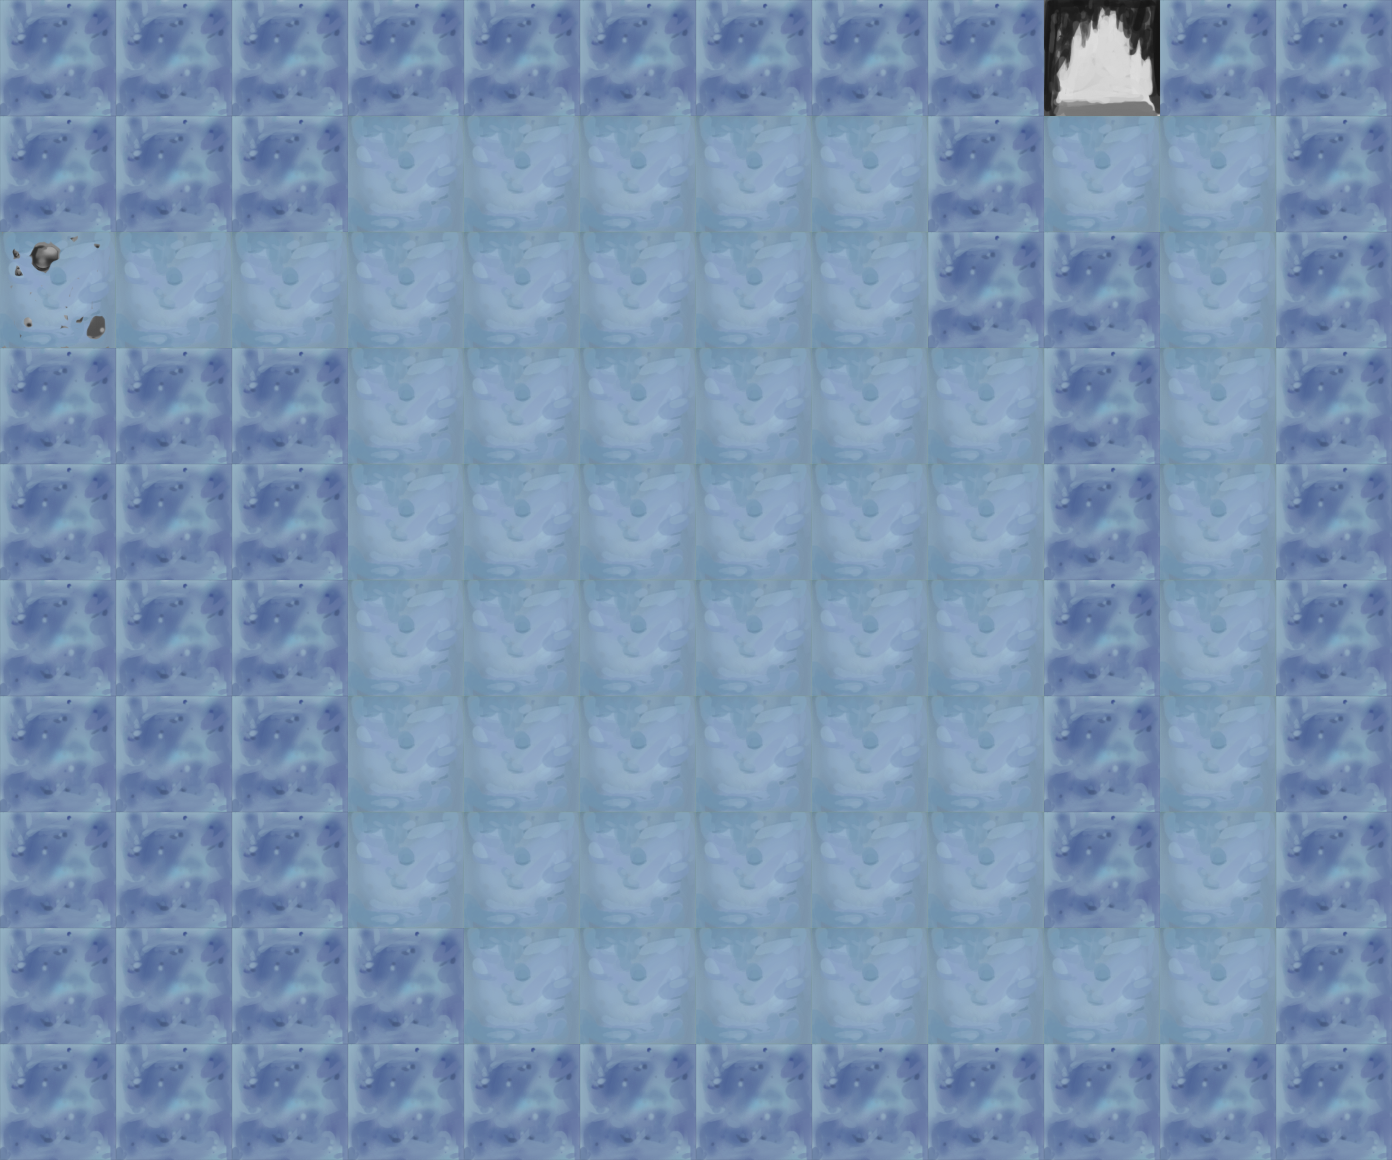

The image is a tile-based game level rendered from a .tmx file. Its description and complete source (layers, tilesets, objects, tile grids) follow:
An orthogonal 12x10 tile map with 116x116 px tiles, 3 tile layers (Tile Layer 1, Tile Layer 2, Tile Layer 3), 3 tilesets.

<map version="1.0" orientation="orthogonal" renderorder="right-down" width="12" height="10" tilewidth="116" tileheight="116" nextobjectid="1">
 <tileset firstgid="1" name="tile" tilewidth="116" tileheight="116" tilecount="20" columns="20">
  <image source="../images/tile.png" width="2320" height="116" />
 </tileset>
 <tileset firstgid="21" name="stuff" tilewidth="116" tileheight="116" tilecount="6" columns="6">
  <image source="../images/stuff.png" width="696" height="116" />
 </tileset>
 <tileset firstgid="27" name="triggers" tilewidth="116" tileheight="116" tilecount="6" columns="6">
  <image source="../images/triggers.png" width="696" height="116" />
 </tileset>
 <layer name="Tile Layer 1" width="12" height="10">
  <data encoding="csv">
15,15,15,15,15,15,15,15,15,14,15,15,
15,15,15,14,14,14,14,14,15,14,14,15,
14,14,14,14,14,14,14,14,15,15,14,15,
15,15,15,14,14,14,14,14,14,15,14,15,
15,15,15,14,14,14,14,14,14,15,14,15,
15,15,15,14,14,14,14,14,14,15,14,15,
15,15,15,14,14,14,14,14,14,15,14,15,
15,15,15,14,14,14,14,14,14,15,14,15,
15,15,15,15,14,14,14,14,14,14,14,15,
15,15,15,15,15,15,15,15,15,15,15,15
</data>
 </layer>
 <layer name="Tile Layer 2" width="12" height="10">
  <data encoding="csv">
0,0,0,0,0,0,0,0,0,0,0,0,
0,0,0,0,0,0,0,0,0,0,0,0,
0,0,0,0,0,0,0,0,0,0,0,0,
0,0,0,0,0,0,0,0,0,0,0,0,
0,0,0,0,0,0,0,0,0,0,0,0,
0,0,0,0,0,0,0,0,0,0,0,0,
0,0,0,0,0,0,0,0,0,0,0,0,
0,0,0,0,0,0,0,0,0,0,0,0,
0,0,0,0,0,0,0,0,0,0,0,0,
0,0,0,0,0,0,0,0,0,0,0,0
</data>
 </layer>
 <layer name="Tile Layer 3" width="12" height="10">
  <data encoding="csv">
0,0,0,0,0,0,0,0,0,31,0,0,
0,0,0,0,0,0,0,0,0,0,0,0,
27,0,0,0,0,0,0,0,0,0,0,0,
0,0,0,0,0,0,0,0,0,0,0,0,
0,0,0,0,0,0,0,0,0,0,0,0,
0,0,0,0,0,0,0,0,0,0,0,0,
0,0,0,0,0,0,0,0,0,0,0,0,
0,0,0,0,0,0,0,0,0,0,0,0,
0,0,0,0,0,0,0,0,0,0,0,0,
0,0,0,0,0,0,0,0,0,0,0,0
</data>
 </layer>
</map>
